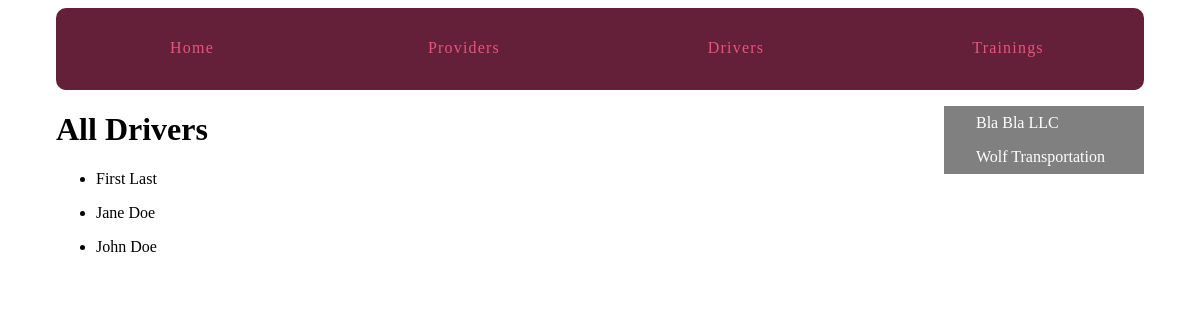
Page /directory/drivers/ on the committed database.
### directory/models.py (models this page shows, shortened)
class Provider(models.Model):
    business_name = models.CharField(max_length=56)
    address = models.CharField(max_length=56)
    phone_number = models.IntegerField()
    business_license = models.CharField(max_length=18)
    notes = models.TextField()
    created_at = models.DateTimeField(auto_now_add=True)

class Driver(models.Model):
    provider = models.ForeignKey(Provider)
    first_name = models.CharField(max_length=56)
    last_name = models.CharField(max_length=56)
    driver_id = models.CharField(max_length=12)
    birth_date = models.DateField()
    hire_date = models.DateField()
    eligible = models.BooleanField(default=False)
    license = models.CharField(max_length=12)
    notes = models.TextField(blank=True, default='')
    created_at = models.DateTimeField(auto_now_add=True)
    def __str__(self):
        return self.first_name + ' ' + self.last_name
    class Meta:
        ordering = ['first_name', 'last_name', ]

### directory/views.py (the view)
def driver_list(request):
    drivers = Driver.objects.all()
    return render(request, 'directory/driver_list.html', {'drivers': drivers})

### directory/templatetags/contract_extras.py (called while the page is built)
@register.inclusion_tag('directory/provider_nav.html')
def nav_providers_list():
    providers = Provider.objects.all()
    return {'providers': providers}

### directory/templates/directory/driver_list.html (shortened to what this page needs)
{% extends "layout.html" %}
{% load static from staticfiles %}
{% load contract_extras %}
{% block static %}<link rel="stylesheet" href="{% static 'directory/css/directory.css' %}">{% endblock %}
{% block content %}
<div>
  <h1>All Drivers</h1>
  {% for driver in drivers %}
    <ul>
      <li>
        {{ driver }}
      </li>
    </ul>
  {% endfor %}
</div>
{% endblock %}

### directory/templates/directory/provider_nav.html
{% for provider in providers %}
  <div>
    <a href="{% url 'directory:provider_detail' pk=provider.pk %}">{{ provider.business_name }}</a>
  </div>
{% endfor %}

### static/css/styles.css (style rules this page uses)
html { box-sizing: border-box; }
*, *::after, *::before { box-sizing: inherit; }
.nav_left a { padding: 8px 8px 8px 32px; text-decoration: none; font-size: 16px; color: white; display: block; transition: 0.3s }

### rows in the picture
Provider: business_name "Bla Bla LLC"
Provider: business_name "Wolf Transportation"
Driver: first_name+last_name "First Last"
Driver: first_name+last_name "Jane Doe"
Driver: first_name+last_name "John Doe"
